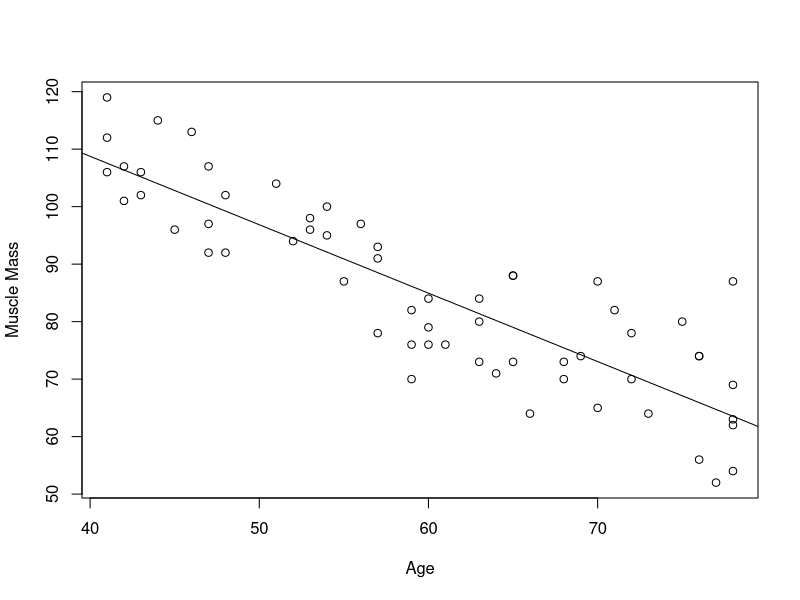

Recreate this plot in R.
women <- read.table("CH01PR27.txt")
names(women) <- c("mass", "age")
reg <- lm(mass~age, data=women)
pdf("women.pdf")
plot(women$age, women$mass, xlab="Age", ylab="Muscle Mass")
abline(reg)
dev.off()

predict(reg, list(age=60), level = 0.95, interval="confidence")
reg$residuals[8]
summary(reg)$sigma^2
confint(reg, 'age', level=0.95)

# a. It appears to be a good fit which shows that the muscle mass decreases with age.
# b. -1.1900, 84.94863, 4.443252, 66.80082